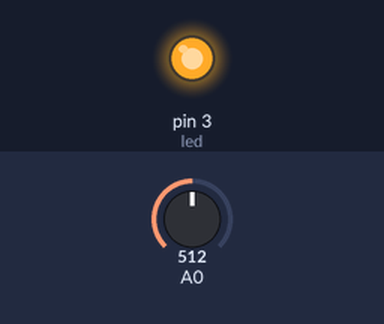
Bench run of a sketch on a simulated Arduino Uno, built with avr-gcc and run on an emulated ATmega328P. Shown: output pins drawn as LEDs (lit = HIGH). The inputs (shaded band) are chosen by the test bench; at power-on: A0 = 512. What the sketch prints to the serial monitor is not drawn.

Above: at 26.7 s.
At 32.0 s:
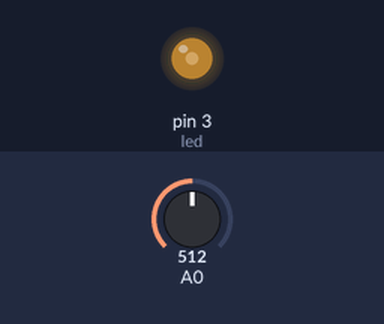
32.1 s: A0 set to 1002
At 36.9 s:
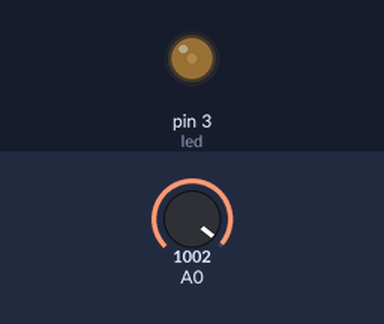
45.9 s: A0 set to 1020
Timing chart, 0 to 65.9 s (numbered marks = the images above; inputs shaded):
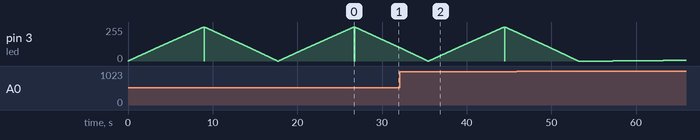

The sketch:

exercicioRespirador.ino
```cpp
//Definindo variáveis
int bits = 0;
int led = 3;
int tempo = 0;

//void Setup
void setup(){
	pinMode(led, OUTPUT);

  //Monitor Serial
  Serial.begin(9600);
}

//void loop
void loop(){
	bits = analogRead(A0)/4;
  	Serial.println("bits antes do primeiro for: ");
	Serial.println(bits);

  if(bits == 0) {
    analogWrite(led, 0);
  	return;
  } else if (bits == 255) {
  	tempo = 4000 / 2;
  }

  for(int i = 0; i < 256; i++) {
    delay(tempo);
    Serial.println("bits dentro do primeiro for");
    Serial.println(i);
    analogWrite(led, i);
  }
  Serial.println("bits depois do primeiro for: ");
  Serial.println(bits);

   for(int i = 256; i >= 0; i--) {
    delay(tempo);
    Serial.println("bits dentro do segundo for");
    Serial.println(i);
    analogWrite(led, i);
  }

  Serial.println("bits depois do segundo for: ");
  Serial.println(bits);
}
```
